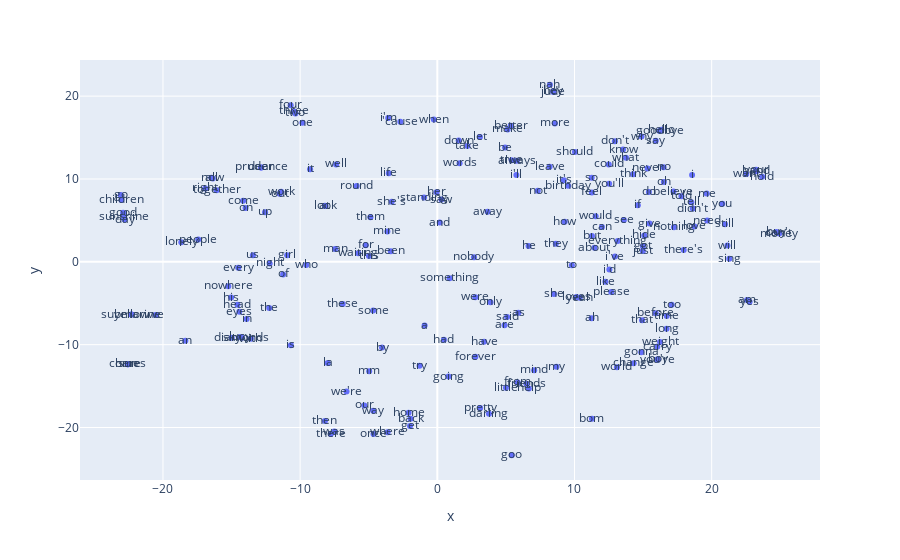

The cell this chart's notebook holds for it:
### Code cell
# Graficar los embedddings en 2D
import plotly.graph_objects as go
import plotly.express as px

vecs, labels = reduce_dimensions(w2v_model)

MAX_WORDS=200
fig = px.scatter(x=vecs[:MAX_WORDS,0], y=vecs[:MAX_WORDS,1], text=labels[:MAX_WORDS])
fig.show() # renderer="colab" esto para plotly en colab

### Figure 1 — Plotly figure (JSON) as saved in the notebook; plotly's stock layout.template omitted (floating-point values rounded to 4 significant figures; data arrays with more than 128 entries replaced by an {"elided": "..."} marker saying what was removed)
{"data": [{"hovertemplate": "x=%{x}<br>y=%{y}<br>text=%{text}<extra></extra>", "legendgroup": "", "marker": {"color": "#636efa", "symbol": "circle"}, "mode": "markers+text", "name": "", "orientation": "v", "showlegend": false, "text": {"elided": "200 str values"}, "type": "scatter", "x": {"elided": "200 float values"}, "xaxis": "x", "y": {"elided": "200 float values"}, "yaxis": "y"}], "layout": {"legend": {"tracegroupgap": 0}, "margin": {"t": 60}, "xaxis": {"anchor": "y", "domain": [0, 1], "title": {"text": "x"}}, "yaxis": {"anchor": "x", "domain": [0, 1], "title": {"text": "y"}}}}
